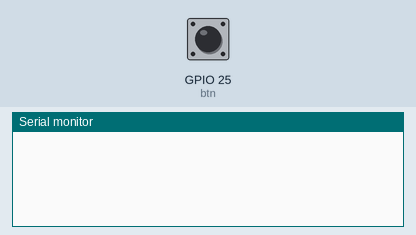
A sketch run on a simulated ESP32. Shown: the last lines printed to the serial monitor. The inputs (shaded band) are chosen by the test bench; at power-on: GPIO 25 (btn) LOW. Random numbers use the default seed unless the sketch sets one; USB keyboard and mouse output is not drawn.

Above: at 1.2 s.
1.3 s: GPIO 25 (btn) pulled HIGH for 0.15 s
At 2.5 s:
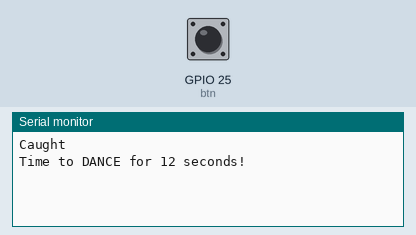
2.9 s: GPIO 25 (btn) pulled HIGH for 1 s
At 4.9 s:
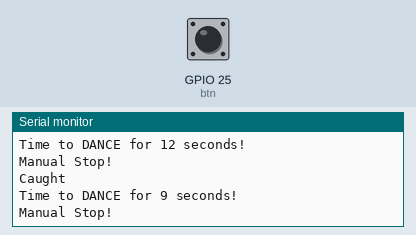
5.4 s: GPIO 25 (btn) pulled HIGH for 0.15 s
At 5.8 s:
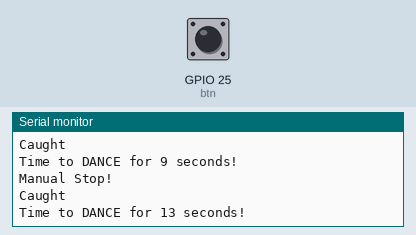

The sketch:

DansStoppKnapp.ino
```cpp
#include <BleKeyboard.h>

BleKeyboard bleKeyboard;
int btn = 25;
int countDwn = 0;
int origCountDown = 0;
bool btnState = 0;
bool btnStateStop = 0;
bool stopFlag = HIGH;
bool manStop = LOW;


void setup() {
  bleKeyboard.begin();
  pinMode(btn, INPUT);
  Serial.begin(9600);
}

void loop() {

  while(stopFlag == HIGH){
    //wait in a fast loop for button pressed
    if(digitalRead(btn) == HIGH){
    btnState = digitalRead(btn);
    Serial.println("Caught");
    break;
    }
  }


    if (btnState == HIGH){
      //set countdown to random value
      countDwn = 100*random(5, 20);
      origCountDown = countDwn;
      Serial.println("Time to DANCE for " + String(countDwn/100) + " seconds!");

      //start the music
      bleKeyboard.write(KEY_MEDIA_PLAY_PAUSE);
      //Allow run
      stopFlag = LOW;
      //Reset "button pressed"
      btnState = LOW;

    }

    //Timer stop
    if (countDwn <= 0 && stopFlag == LOW){
      //stop the music
      Serial.println("Time to Stop!");
      bleKeyboard.write(KEY_MEDIA_PLAY_PAUSE);
      stopFlag = HIGH;
      manStop = LOW;
      delay(500);
    }

    //Manual stop
    if (manStop == HIGH){
      //stop the music
      Serial.println("Manual Stop!");
      bleKeyboard.write(KEY_MEDIA_PLAY_PAUSE);
      stopFlag = HIGH;
      manStop = LOW;
      delay(500);
    }


      //decrease counter
      countDwn--;
      //Serial.println(countDwn);
      //sleep 10 ms
      delay(10);
      //check for manual stop

      btnStateStop = digitalRead(btn);
      //Serial.println(origCountDown);
      //Serial.println(countDwn);
      if (btnStateStop == HIGH) {
        if (origCountDown - countDwn > 100){
          //Serial.println(origCountDown - countDwn);
          //disallow if less than a second has passed since start
          manStop = HIGH;
          btnStateStop = LOW;
        }
      btnStateStop = LOW;
      }


}
```

Measured:
- after the input at 1.3 s, the serial monitor: prints a new line at once (image 1)
- after the input at 2.9 s, the serial monitor: prints a new line at once (image 2)
- after the input at 5.4 s, the serial monitor: prints a new line at once (image 3)
